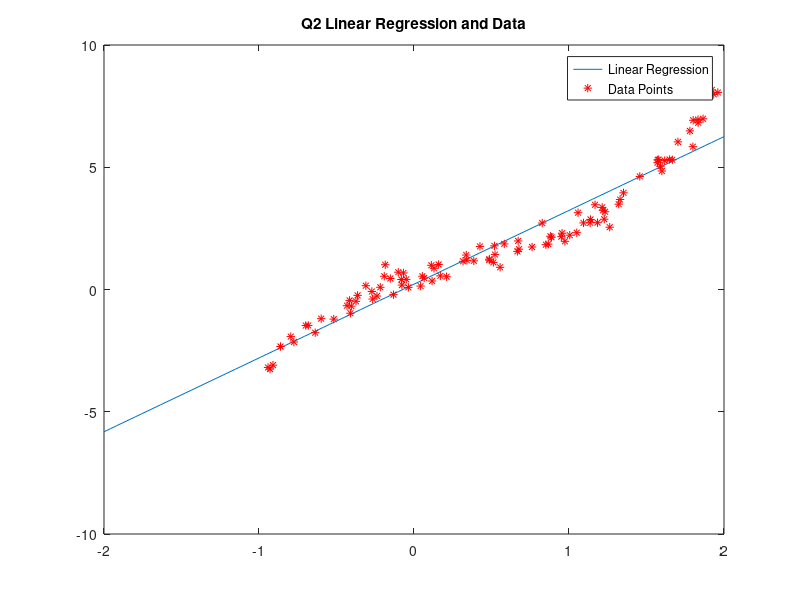

Write the MATLAB code that produced this figure.
%Name:Tommy Lee Truong
% Last Edit:Mar 18 2021
% Program Name: HW 6
clc; clear all; close all;
% for pen and paper problems see pdf scan
%% Q1
%a)the data composes the data points into a 4x2 matrix with each row
%representing a point
data =[-1,0;0,0;0,1;1,1]
%the comand data(:,1) reads in all values of the 1strow of the data matrix,
%data(:,2) is the same but for the second row. Overal the following
%commands serve to separate the 4x2 matrix 'data' into an x and y vector.
xvec=data(:,1)
yvec=data(:,2)
%b)
W=[xvec,ones(size(xvec))]
%c)using the normal system, an avec can be derived that ensures a solution
%and thus optimizing the avec
avec=inv(W.'*W)*W.'*yvec
%d)
x=linspace(-2,2);
y =avec(1).*x+avec(2);
plot(x,y)
title('Q1 Linear Regression and Data')
hold on
plot(xvec,yvec,'r*')
legend('Linear Regression','Data Points')
hold off
%e) Note that the squared error is the diffence between the actual and
%theoretical of each point squared all summed together. The norm of p=1 is
%the sum of all points in avector and thus can be a used as a short hand to
%find the sum of the points in the resulting matrix  (yvec-W*avec)^2
E=norm(yvec-W*avec)^2
%% Q2
clc; clear all; close all;
fexact = @(x) x^3 -x^2 +2*x +0.5
xvec=3*rand(100,1)-1
yvec=arrayfun(fexact,xvec)+0.3*randn(size(xvec))
%a)
plot(xvec,yvec,'r*')
title('Q2 Data')
%b)
W=[xvec,ones(size(xvec))]
%c)
avec=inv(W.'*W)*W.'*yvec
%d) 
x=linspace(-2,2);
y =avec(1).*x+avec(2);
plot(x,y)
title('Q2 Linear Regression and Data')
hold on
plot(xvec,yvec,'r*')
legend('Linear Regression','Data Points')
hold off




